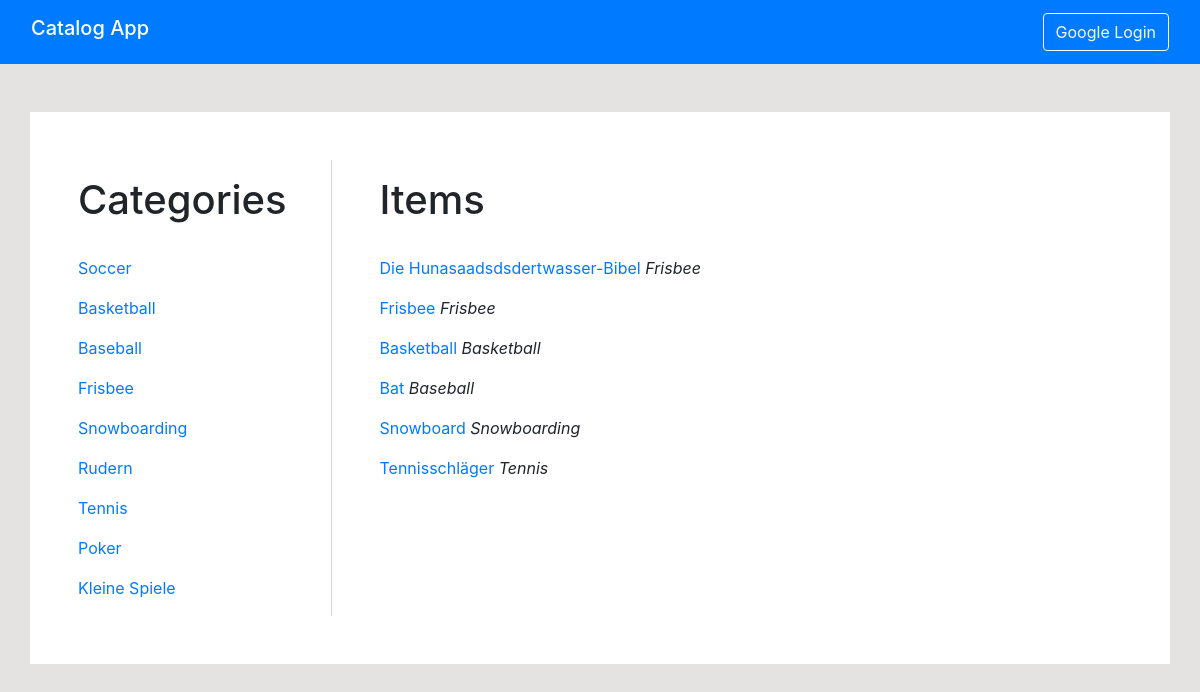
The app's page /catalog/, older data.
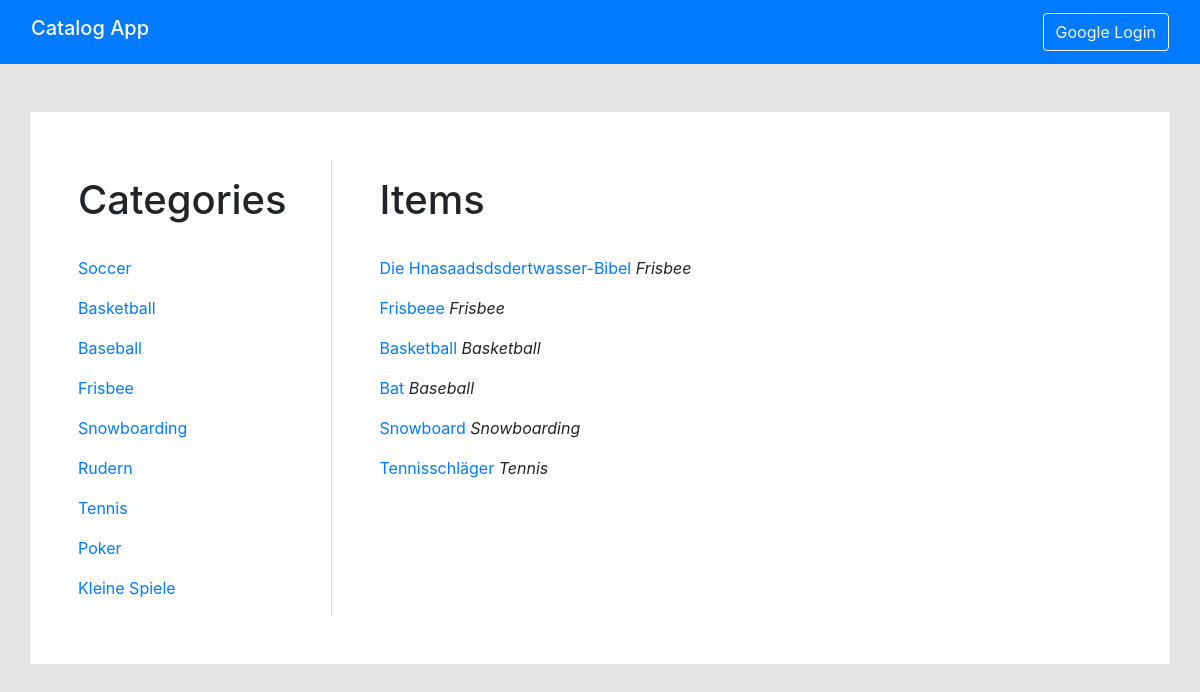
The same page, newer data.
### app/models.py (models this page shows, shortened)
class Category(db.Model):
    id = db.Column(db.Integer, primary_key=True)
    title = db.Column(db.String(64), index=True, unique=True)
    items = db.relationship('Item', backref='category', lazy='dynamic')

class Item(db.Model):
    id = db.Column(db.Integer, primary_key=True)
    title = db.Column(db.String(64), index=True, unique=True)
    description = db.Column(db.String(140))
    category_id = db.Column(db.Integer(), db.ForeignKey('category.id'))

### app/routes.py (the view)
@app.route('/')
@app.route('/catalog/')
def index():
    categories = Category.query.all()
    items = Item.query.all()
    return render_template('index.html', title='Catalog App',
                           categories=categories, items=items)

### app/templates/index.html (shortened to what this page needs)
{% extends "base.html" %}
{% block content %}
		<div class="row">
			<div class="col-md-3" style="border-right: 1px solid #D6D6D6;">
		        <h1 class="pt-3">Categories</h1>
		        <br>
		        {% for category in categories %}
		        <div>
		        	<p>
		        		<a href="{{url_for('category', category_id = category.id)}}">
		        			{{category.title}}
		        		</a>
		        	</p>
		        </div>
	        	{% endfor %}
	        </div>
			<div class="col-md-9  pl-5">
		        <h1 class="pt-3">Items</h1>
		        <br>
		        {% for item in items %}
		        <div>
		        	<p>
			        	<a href="{{ url_for('item', category_id = item.category.id, item_id = item.id)}}">
			        		{{item.title}}
			        	</a>
		        		<span class="font-italic">
		        		{{item.category.title}}
		        		</span>
		        	</p>
		   		</div>
		        {% endfor %}
		    </div>
		</div>
{% endblock %}

### app/templates/base.html (shortened to what this page needs)
<html>
    <head>
        <link rel="stylesheet" href="https://stackpath.bootstrapcdn.com/bootstrap/4.3.1/css/bootstrap.min.css">
    </head>
    <body style="background-color: #E5E2E2;">
    	<nav class="navbar navbar-dark bg-primary">
            <div class="container-fluid">
                <div class="navbar-header">
    				<a class="navbar-brand h1 " href="{{url_for('index')}}">
                        <span> Catalog App </span>
                    </a>
                </div>
                <div class="nav navbar-nav navbar-right">
                  {% if current_user.is_authenticated %}
                  <a class="button btn btn-outline-light" href="{{url_for('logout')}}">Logout</a>
                  {% else %}
                  <a class="button btn btn-outline-light" href="{{url_for('login')}}">Google Login</a>
                  {% endif %}
                </div>
            </div>
		</nav>
		<div class="container p-5 mt-5" style="background-color: white;">
		{% block content %}
		{% endblock %}
    	</div>
   	</body>
</html>

Row changes from the older to the newer data that the page shows:
changed Item: title "Die Hunasaadsdsdertwasser-Bibel" → "Die Hnasaadsdsdertwasser-Bibel"
changed Item: title "Frisbee" → "Frisbeee"
